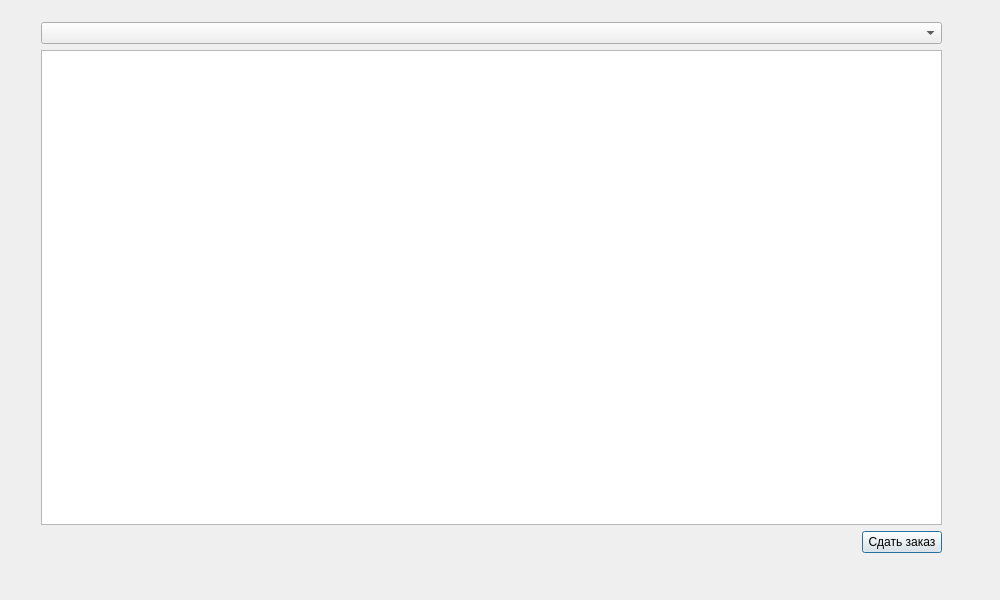
<?xml version="1.0" encoding="UTF-8"?>
<ui version="4.0">
 <class>courierpage</class>
 <widget class="QDialog" name="courierpage">
  <property name="geometry">
   <rect>
    <x>0</x>
    <y>0</y>
    <width>1000</width>
    <height>600</height>
   </rect>
  </property>
  <property name="windowTitle">
   <string>Courier page</string>
  </property>
  <widget class="QWidget" name="">
   <property name="geometry">
    <rect>
     <x>41</x>
     <y>22</y>
     <width>901</width>
     <height>531</height>
    </rect>
   </property>
   <layout class="QVBoxLayout" name="verticalLayout_2">
    <item>
     <layout class="QVBoxLayout" name="verticalLayout">
      <item>
       <widget class="QComboBox" name="comboBox"/>
      </item>
      <item>
       <widget class="QTableView" name="tableView"/>
      </item>
     </layout>
    </item>
    <item>
     <layout class="QHBoxLayout" name="horizontalLayout">
      <item>
       <spacer name="horizontalSpacer">
        <property name="orientation">
         <enum>Qt::Horizontal</enum>
        </property>
        <property name="sizeHint" stdset="0">
         <size>
          <width>40</width>
          <height>20</height>
         </size>
        </property>
       </spacer>
      </item>
      <item>
       <widget class="QPushButton" name="doneorder">
        <property name="text">
         <string>Сдать заказ</string>
        </property>
       </widget>
      </item>
     </layout>
    </item>
   </layout>
  </widget>
 </widget>
 <resources/>
 <connections/>
</ui>
